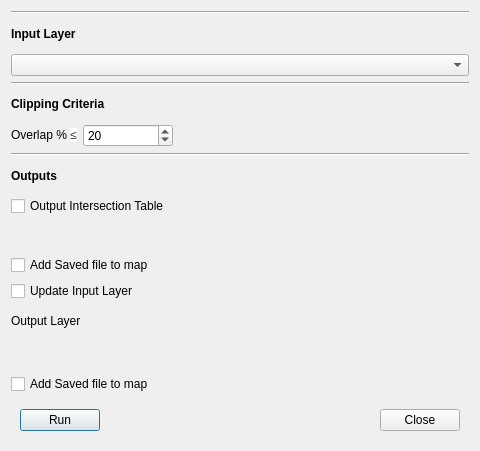
<?xml version="1.0" encoding="UTF-8"?>
<ui version="4.0">
 <class>Dialog</class>
 <widget class="QDialog" name="Dialog">
  <property name="geometry">
   <rect>
    <x>0</x>
    <y>0</y>
    <width>480</width>
    <height>451</height>
   </rect>
  </property>
  <property name="sizePolicy">
   <sizepolicy hsizetype="Minimum" vsizetype="Minimum">
    <horstretch>0</horstretch>
    <verstretch>0</verstretch>
   </sizepolicy>
  </property>
  <property name="minimumSize">
   <size>
    <width>480</width>
    <height>400</height>
   </size>
  </property>
  <property name="maximumSize">
   <size>
    <width>600</width>
    <height>480</height>
   </size>
  </property>
  <property name="windowTitle">
   <string>Dialog</string>
  </property>
  <layout class="QGridLayout" name="gridLayout">
   <item row="1" column="0">
    <widget class="QWidget" name="widget" native="true">
     <property name="sizePolicy">
      <sizepolicy hsizetype="Preferred" vsizetype="Fixed">
       <horstretch>0</horstretch>
       <verstretch>0</verstretch>
      </sizepolicy>
     </property>
     <layout class="QHBoxLayout" name="horizontalLayout_2">
      <item>
       <widget class="QPushButton" name="pushButton">
        <property name="text">
         <string>Run</string>
        </property>
       </widget>
      </item>
      <item>
       <spacer name="horizontalSpacer">
        <property name="orientation">
         <enum>Qt::Horizontal</enum>
        </property>
        <property name="sizeHint" stdset="0">
         <size>
          <width>288</width>
          <height>20</height>
         </size>
        </property>
       </spacer>
      </item>
      <item>
       <widget class="QPushButton" name="pushButton_2">
        <property name="text">
         <string>Close</string>
        </property>
       </widget>
      </item>
     </layout>
    </widget>
   </item>
   <item row="0" column="0">
    <layout class="QVBoxLayout" name="verticalLayout">
     <item>
      <widget class="Line" name="line_2">
       <property name="orientation">
        <enum>Qt::Horizontal</enum>
       </property>
      </widget>
     </item>
     <item>
      <widget class="QLabel" name="label">
       <property name="text">
        <string>&lt;html&gt;&lt;head/&gt;&lt;body&gt;&lt;p&gt;&lt;span style=&quot; font-weight:600;&quot;&gt;Input Layer&lt;/span&gt;&lt;/p&gt;&lt;/body&gt;&lt;/html&gt;</string>
       </property>
      </widget>
     </item>
     <item>
      <widget class="QgsMapLayerComboBox" name="mMapLayerComboBox"/>
     </item>
     <item>
      <widget class="Line" name="line">
       <property name="minimumSize">
        <size>
         <width>0</width>
         <height>2</height>
        </size>
       </property>
       <property name="orientation">
        <enum>Qt::Horizontal</enum>
       </property>
      </widget>
     </item>
     <item>
      <widget class="QLabel" name="label_2">
       <property name="text">
        <string>&lt;html&gt;&lt;head/&gt;&lt;body&gt;&lt;p&gt;&lt;span style=&quot; font-weight:600;&quot;&gt;Clipping Criteria&lt;/span&gt;&lt;/p&gt;&lt;/body&gt;&lt;/html&gt;</string>
       </property>
      </widget>
     </item>
     <item>
      <layout class="QHBoxLayout" name="horizontalLayout">
       <property name="spacing">
        <number>6</number>
       </property>
       <item>
        <widget class="QLabel" name="label_3">
         <property name="sizePolicy">
          <sizepolicy hsizetype="Preferred" vsizetype="Preferred">
           <horstretch>0</horstretch>
           <verstretch>0</verstretch>
          </sizepolicy>
         </property>
         <property name="text">
          <string>&lt;html&gt;&lt;head/&gt;&lt;body&gt;&lt;p&gt;Overlap % &lt;span style=&quot; font-family:'Untitled Sans','sans-serif'; color:#333333; background-color:#ffffff;&quot;&gt;≤&lt;/span&gt;&lt;/p&gt;&lt;/body&gt;&lt;/html&gt;</string>
         </property>
        </widget>
       </item>
       <item>
        <widget class="QgsSpinBox" name="mQgsSpinBox">
         <property name="minimumSize">
          <size>
           <width>90</width>
           <height>20</height>
          </size>
         </property>
         <property name="maximum">
          <number>100</number>
         </property>
         <property name="singleStep">
          <number>5</number>
         </property>
         <property name="value">
          <number>20</number>
         </property>
        </widget>
       </item>
       <item>
        <spacer name="horizontalSpacer_2">
         <property name="orientation">
          <enum>Qt::Horizontal</enum>
         </property>
         <property name="sizeHint" stdset="0">
          <size>
           <width>40</width>
           <height>20</height>
          </size>
         </property>
        </spacer>
       </item>
      </layout>
     </item>
     <item>
      <widget class="Line" name="line_3">
       <property name="orientation">
        <enum>Qt::Horizontal</enum>
       </property>
      </widget>
     </item>
     <item>
      <widget class="QLabel" name="label_5">
       <property name="text">
        <string>&lt;html&gt;&lt;head/&gt;&lt;body&gt;&lt;p&gt;&lt;span style=&quot; font-weight:600;&quot;&gt;Outputs&lt;/span&gt;&lt;/p&gt;&lt;/body&gt;&lt;/html&gt;</string>
       </property>
      </widget>
     </item>
     <item>
      <widget class="QCheckBox" name="checkBox">
       <property name="text">
        <string>Output Intersection Table</string>
       </property>
      </widget>
     </item>
     <item>
      <widget class="QgsFileWidget" name="mQgsFileWidget"/>
     </item>
     <item>
      <widget class="QCheckBox" name="checkBox_2">
       <property name="text">
        <string>Add Saved file to map</string>
       </property>
      </widget>
     </item>
     <item>
      <widget class="QCheckBox" name="checkBox_3">
       <property name="text">
        <string>Update Input Layer</string>
       </property>
      </widget>
     </item>
     <item>
      <widget class="QLabel" name="label_4">
       <property name="text">
        <string>Output Layer</string>
       </property>
      </widget>
     </item>
     <item>
      <widget class="QgsFileWidget" name="mQgsFileWidget_2"/>
     </item>
     <item>
      <widget class="QCheckBox" name="checkBox_4">
       <property name="text">
        <string>Add Saved file to map</string>
       </property>
      </widget>
     </item>
    </layout>
   </item>
  </layout>
 </widget>
 <customwidgets>
  <customwidget>
   <class>QgsFileWidget</class>
   <extends>QWidget</extends>
   <header>qgsfilewidget.h</header>
  </customwidget>
  <customwidget>
   <class>QgsMapLayerComboBox</class>
   <extends>QComboBox</extends>
   <header>qgsmaplayercombobox.h</header>
  </customwidget>
  <customwidget>
   <class>QgsSpinBox</class>
   <extends>QSpinBox</extends>
   <header>qgsspinbox.h</header>
  </customwidget>
 </customwidgets>
 <resources/>
 <connections/>
</ui>
